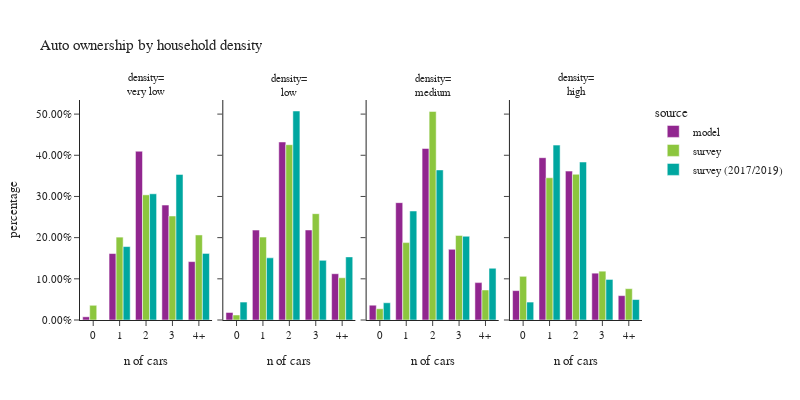

The cell this chart's notebook holds for it:
### Code cell
plot_auto(hh.dropna(subset=['hh_density_group']),'hh_density_group','household density','density')

### Figure 1 — Plotly figure (JSON) as saved in the notebook; plotly's stock layout.template omitted (floating-point values rounded to 4 significant figures)
{"data": [{"alignmentgroup": "True", "customdata": [[1689], [35028], [88950], [60591], [30773]], "hovertemplate": "source=model<br>hh_density_group=very low<br>auto_ownership_simple=%{x}<br>percentage=%{y}<br>sample count=%{customdata[0]}<extra></extra>", "legendgroup": "model", "marker": {"color": "#91268F", "pattern": {"shape": ""}}, "name": "model", "offsetgroup": "model", "orientation": "v", "showlegend": true, "textposition": "auto", "type": "bar", "x": ["0", "1", "2", "3", "4+"], "xaxis": "x", "y": [0.007782, 0.1614, 0.4098, 0.2792, 0.1418], "yaxis": "y"}, {"alignmentgroup": "True", "customdata": [[3985], [47384], [93818], [47449], [24390]], "hovertemplate": "source=model<br>hh_density_group=low<br>auto_ownership_simple=%{x}<br>percentage=%{y}<br>sample count=%{customdata[0]}<extra></extra>", "legendgroup": "model", "marker": {"color": "#91268F", "pattern": {"shape": ""}}, "name": "model", "offsetgroup": "model", "orientation": "v", "showlegend": false, "textposition": "auto", "type": "bar", "x": ["0", "1", "2", "3", "4+"], "xaxis": "x2", "y": [0.01836, 0.2183, 0.4323, 0.2186, 0.1124], "yaxis": "y2"}, {"alignmentgroup": "True", "customdata": [[15677], [123687], [180772], [74484], [39402]], "hovertemplate": "source=model<br>hh_density_group=medium<br>auto_ownership_simple=%{x}<br>percentage=%{y}<br>sample count=%{customdata[0]}<extra></extra>", "legendgroup": "model", "marker": {"color": "#91268F", "pattern": {"shape": ""}}, "name": "model", "offsetgroup": "model", "orientation": "v", "showlegend": false, "textposition": "auto", "type": "bar", "x": ["0", "1", "2", "3", "4+"], "xaxis": "x3", "y": [0.03612, 0.285, 0.4165, 0.1716, 0.09078], "yaxis": "y3"}, {"alignmentgroup": "True", "customdata": [[30963], [171090], [156944], [49356], [25682]], "hovertemplate": "source=model<br>hh_density_group=high<br>auto_ownership_simple=%{x}<br>percentage=%{y}<br>sample count=%{customdata[0]}<extra></extra>", "legendgroup": "model", "marker": {"color": "#91268F", "pattern": {"shape": ""}}, "name": "model", "offsetgroup": "model", "orientation": "v", "showlegend": false, "textposition": "auto", "type": "bar", "x": ["0", "1", "2", "3", "4+"], "xaxis": "x4", "y": [0.07134, 0.3942, 0.3616, 0.1137, 0.05917], "yaxis": "y4"}, {"alignmentgroup": "True", "customdata": [[9], [86], [137], [66], [37]], "hovertemplate": "source=survey<br>hh_density_group=very low<br>auto_ownership_simple=%{x}<br>percentage=%{y}<br>sample count=%{customdata[0]}<extra></extra>", "legendgroup": "survey", "marker": {"color": "#8CC63E", "pattern": {"shape": ""}}, "name": "survey", "offsetgroup": "survey", "orientation": "v", "showlegend": true, "textposition": "auto", "type": "bar", "x": ["0", "1", "2", "3", "4+"], "xaxis": "x", "y": [0.03573, 0.2013, 0.3039, 0.2526, 0.2065], "yaxis": "y"}, {"alignmentgroup": "True", "customdata": [[4], [88], [170], [60], [18]], "hovertemplate": "source=survey<br>hh_density_group=low<br>auto_ownership_simple=%{x}<br>percentage=%{y}<br>sample count=%{customdata[0]}<extra></extra>", "legendgroup": "survey", "marker": {"color": "#8CC63E", "pattern": {"shape": ""}}, "name": "survey", "offsetgroup": "survey", "orientation": "v", "showlegend": false, "textposition": "auto", "type": "bar", "x": ["0", "1", "2", "3", "4+"], "xaxis": "x2", "y": [0.01216, 0.2013, 0.4257, 0.2582, 0.1026], "yaxis": "y2"}, {"alignmentgroup": "True", "customdata": [[21], [195], [259], [65], [30]], "hovertemplate": "source=survey<br>hh_density_group=medium<br>auto_ownership_simple=%{x}<br>percentage=%{y}<br>sample count=%{customdata[0]}<extra></extra>", "legendgroup": "survey", "marker": {"color": "#8CC63E", "pattern": {"shape": ""}}, "name": "survey", "offsetgroup": "survey", "orientation": "v", "showlegend": false, "textposition": "auto", "type": "bar", "x": ["0", "1", "2", "3", "4+"], "xaxis": "x3", "y": [0.02729, 0.1879, 0.5065, 0.2054, 0.07292], "yaxis": "y3"}, {"alignmentgroup": "True", "customdata": [[63], [357], [216], [49], [25]], "hovertemplate": "source=survey<br>hh_density_group=high<br>auto_ownership_simple=%{x}<br>percentage=%{y}<br>sample count=%{customdata[0]}<extra></extra>", "legendgroup": "survey", "marker": {"color": "#8CC63E", "pattern": {"shape": ""}}, "name": "survey", "offsetgroup": "survey", "orientation": "v", "showlegend": false, "textposition": "auto", "type": "bar", "x": ["0", "1", "2", "3", "4+"], "xaxis": "x4", "y": [0.1061, 0.3454, 0.3539, 0.1185, 0.0761], "yaxis": "y4"}, {"alignmentgroup": "True", "customdata": [[0], [64], [127], [70], [39]], "hovertemplate": "source=survey (2017/2019)<br>hh_density_group=very low<br>auto_ownership_simple=%{x}<br>percentage=%{y}<br>sample count=%{customdata[0]}<extra></extra>", "legendgroup": "survey (2017/2019)", "marker": {"color": "#00A7A0", "pattern": {"shape": ""}}, "name": "survey (2017/2019)", "offsetgroup": "survey (2017/2019)", "orientation": "v", "showlegend": true, "textposition": "auto", "type": "bar", "x": ["0", "1", "2", "3", "4+"], "xaxis": "x", "y": [0.0, 0.1783, 0.3065, 0.3535, 0.1617], "yaxis": "y"}, {"alignmentgroup": "True", "customdata": [[5], [78], [154], [44], [29]], "hovertemplate": "source=survey (2017/2019)<br>hh_density_group=low<br>auto_ownership_simple=%{x}<br>percentage=%{y}<br>sample count=%{customdata[0]}<extra></extra>", "legendgroup": "survey (2017/2019)", "marker": {"color": "#00A7A0", "pattern": {"shape": ""}}, "name": "survey (2017/2019)", "offsetgroup": "survey (2017/2019)", "orientation": "v", "showlegend": false, "textposition": "auto", "type": "bar", "x": ["0", "1", "2", "3", "4+"], "xaxis": "x2", "y": [0.04344, 0.1509, 0.5075, 0.1448, 0.1533], "yaxis": "y2"}, {"alignmentgroup": "True", "customdata": [[17], [198], [289], [99], [33]], "hovertemplate": "source=survey (2017/2019)<br>hh_density_group=medium<br>auto_ownership_simple=%{x}<br>percentage=%{y}<br>sample count=%{customdata[0]}<extra></extra>", "legendgroup": "survey (2017/2019)", "marker": {"color": "#00A7A0", "pattern": {"shape": ""}}, "name": "survey (2017/2019)", "offsetgroup": "survey (2017/2019)", "orientation": "v", "showlegend": false, "textposition": "auto", "type": "bar", "x": ["0", "1", "2", "3", "4+"], "xaxis": "x3", "y": [0.04186, 0.2647, 0.3644, 0.2034, 0.1257], "yaxis": "y3"}, {"alignmentgroup": "True", "customdata": [[61], [426], [322], [63], [18]], "hovertemplate": "source=survey (2017/2019)<br>hh_density_group=high<br>auto_ownership_simple=%{x}<br>percentage=%{y}<br>sample count=%{customdata[0]}<extra></extra>", "legendgroup": "survey (2017/2019)", "marker": {"color": "#00A7A0", "pattern": {"shape": ""}}, "name": "survey (2017/2019)", "offsetgroup": "survey (2017/2019)", "orientation": "v", "showlegend": false, "textposition": "auto", "type": "bar", "x": ["0", "1", "2", "3", "4+"], "xaxis": "x4", "y": [0.04353, 0.4247, 0.3836, 0.09849, 0.04968], "yaxis": "y4"}], "layout": {"annotations": [{"font": {}, "showarrow": false, "text": "density=<br>very low", "x": 0.1175, "xanchor": "center", "xref": "paper", "y": 1.0, "yanchor": "bottom", "yref": "paper"}, {"font": {}, "showarrow": false, "text": "density=<br>low", "x": 0.3725, "xanchor": "center", "xref": "paper", "y": 1.0, "yanchor": "bottom", "yref": "paper"}, {"font": {}, "showarrow": false, "text": "density=<br>medium", "x": 0.6275, "xanchor": "center", "xref": "paper", "y": 1.0, "yanchor": "bottom", "yref": "paper"}, {"font": {}, "showarrow": false, "text": "density=<br>high", "x": 0.8825, "xanchor": "center", "xref": "paper", "y": 1.0, "yanchor": "bottom", "yref": "paper"}], "barmode": "group", "font": {"size": 11}, "height": 400, "legend": {"title": {"text": "source"}, "tracegroupgap": 0}, "title": {"text": "Auto ownership by household density"}, "width": 800, "xaxis": {"anchor": "y", "domain": [0.0, 0.235], "title": {"text": "n of cars"}}, "xaxis2": {"anchor": "y2", "domain": [0.255, 0.49], "matches": "x", "title": {"text": "n of cars"}}, "xaxis3": {"anchor": "y3", "domain": [0.51, 0.745], "matches": "x", "title": {"text": "n of cars"}}, "xaxis4": {"anchor": "y4", "domain": [0.765, 1.0], "matches": "x", "title": {"text": "n of cars"}}, "yaxis": {"anchor": "x", "domain": [0.0, 1.0], "tickformat": ".2%", "title": {"text": "percentage"}}, "yaxis2": {"anchor": "x2", "domain": [0.0, 1.0], "matches": "y", "showticklabels": false, "tickformat": ".2%"}, "yaxis3": {"anchor": "x3", "domain": [0.0, 1.0], "matches": "y", "showticklabels": false, "tickformat": ".2%"}, "yaxis4": {"anchor": "x4", "domain": [0.0, 1.0], "matches": "y", "showticklabels": false, "tickformat": ".2%"}}}
